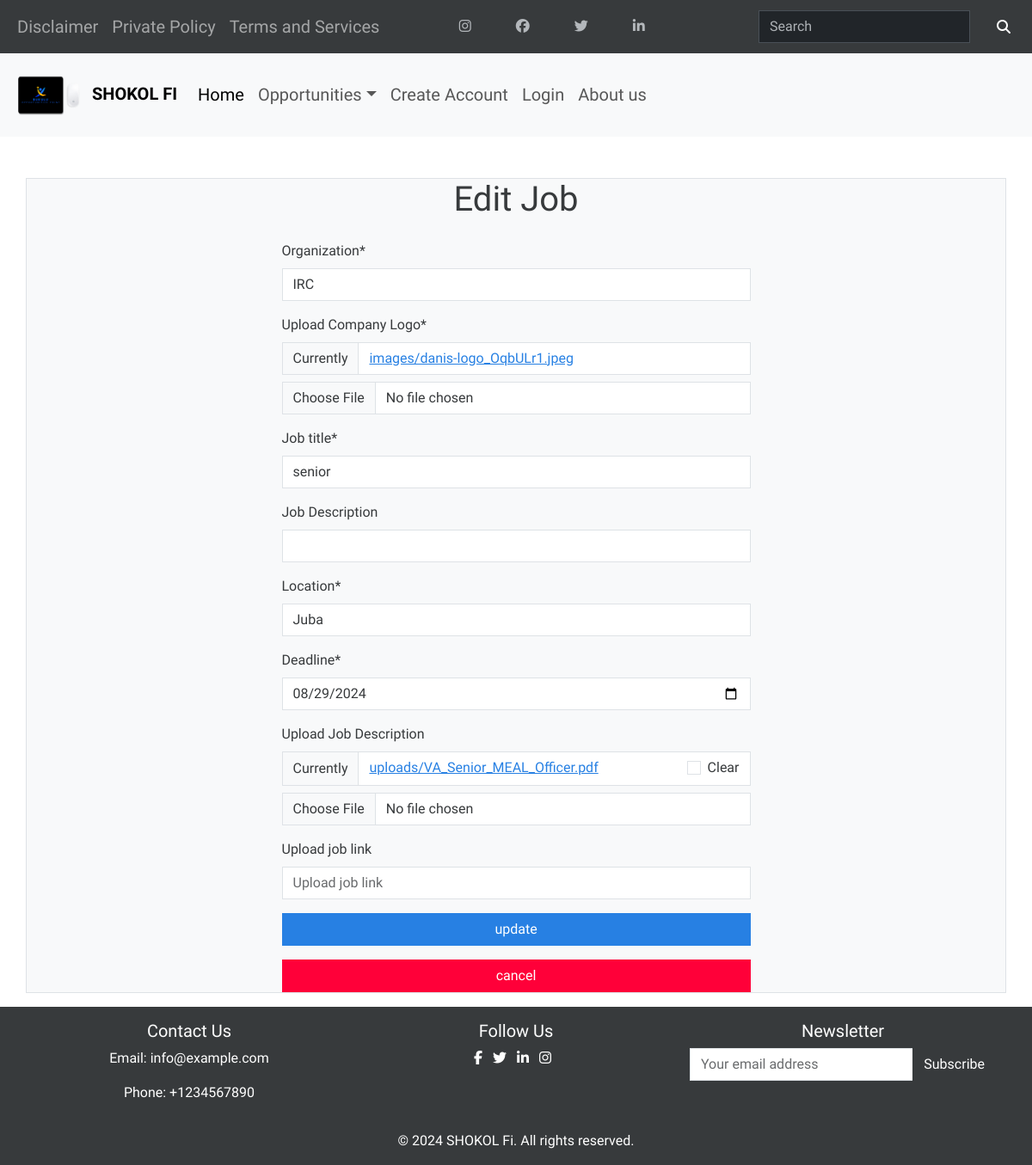
The app's page /posts/edit/4/ with its own data.
### jobs/models.py (models this page shows, shortened)
class Jobs(models.Model):
    company = models.CharField(max_length=100)
    logo = models.ImageField(upload_to='images/', default='images/default.jpg', validators=[validate_image_extension])
    title = models.CharField(max_length=200)
    description = RichTextField(blank=True, null=True)
    location = models.CharField(max_length=100)
    deadline = models.DateField()
    description_file = models.FileField(upload_to='uploads', blank=True, null=True)
    link = models.URLField(blank=True, null=True)
    status = models.CharField(max_length=10, choices=STATUS_CHOICES, default='active')
    created_by = models.ForeignKey(CustomUser, on_delete=models.CASCADE, default=True)
    created_at = models.DateTimeField(default=timezone.now, editable=False)  # New field

### posts/views.py (the view)
# urls.py: path('edit/<int:id>/',  views.edit, name='edit'),
def edit(request, id):
    job= Jobs.objects.get(pk=id)
    if request.method == "POST":
        form = JobForm(request.POST,  request.FILES, instance=job)
        if form.is_valid():
            form.save()
            messages.success(request, f'Record Updated successfully')
            return redirect('edit_success')
    else:
        form = JobForm(instance=job)
    return render(request,'posts/edit.html',{'form':form})

### posts/templates/posts/edit.html (shortened to what this page needs)
{% extends "cores/base.html" %}
{% block content %}
    <div class="container mt-5 bg-light border border mb-3">
        <h1 class="text-center mb-4">Edit Job</h1>
        <div class="row justify-content-center">
            <div class="col-md-6">
                <form class="form-group" action="" enctype="multipart/form-data" method="POST">
                    {% load crispy_forms_tags %}
                    {{ form|crispy }}
                    <div class="d-grid gap-2 mt-3">
                        <button type="submit" class="btn btn-primary mb-2">update</button>
                        <a href="{% url 'E-dashboard' %}"  class=" btn btn-danger ml-3">cancel</a>
                    </div>
                </form>
            </div>
        </div>
    </div>
{% endblock %}

### core/static/css/style.css (style rules this page uses)
body { display: flex; flex-direction: column; min-height: 100vh; }

### records on screen
Jobs: company "IRC", title "senior", location "Juba", deadline "08/29/2024"
